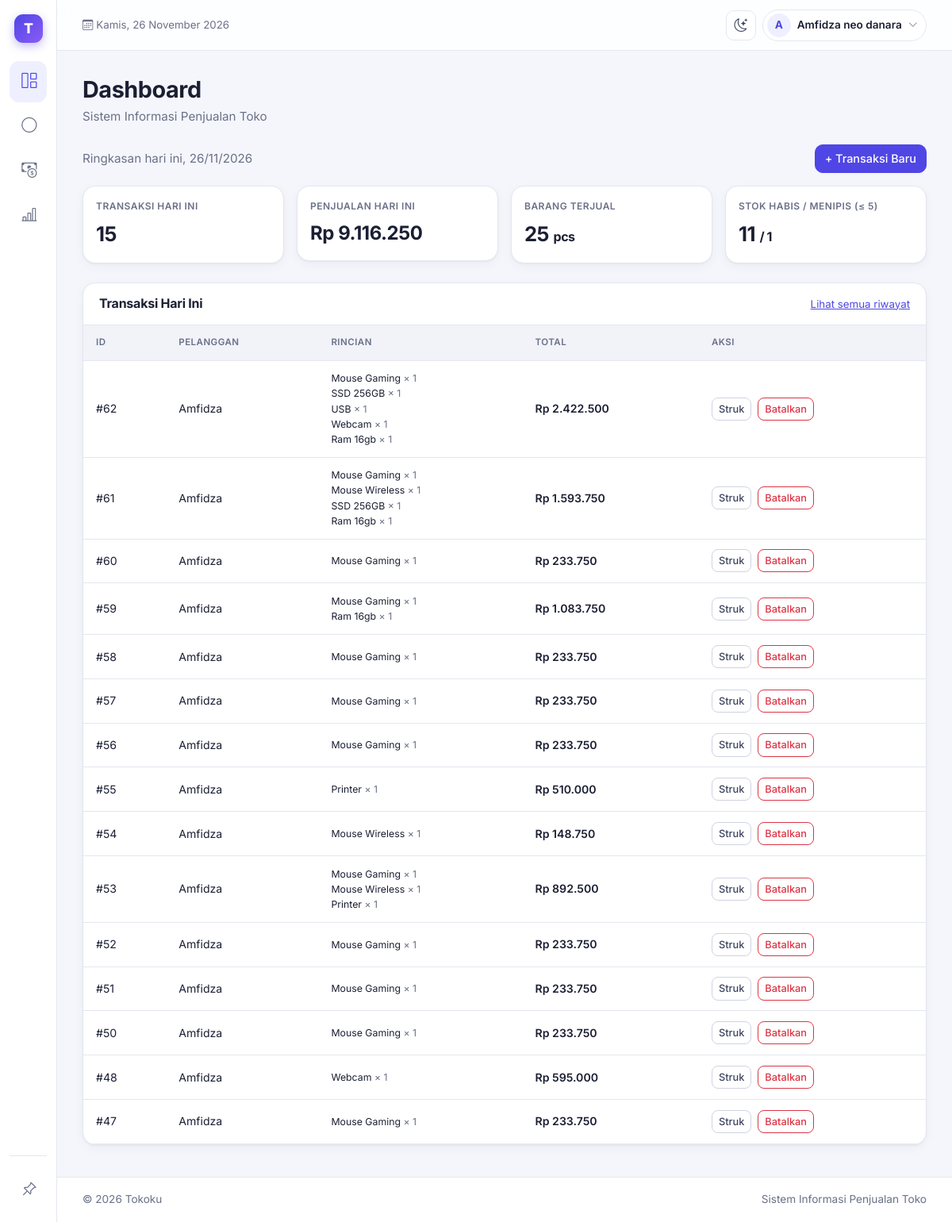
/tokoku/index.php?page=petugas (signed in), run on the app's committed database.
### tables this page shows
CREATE TABLE `tbl_user` (
  `id_user` int(11) NOT NULL,
  `username` varchar(30) NOT NULL,
  `password_hash` varchar(255) NOT NULL,
  `nama_lengkap` varchar(100) NOT NULL,
  `role` enum('admin','petugas','pelanggan') NOT NULL DEFAULT 'pelanggan',
  `id_pelanggan` int(11) DEFAULT NULL,
  `dibuat` timestamp NOT NULL DEFAULT current_timestamp()
);

CREATE TABLE `tbl_transaksi` (
  `id_transaksi` int(11) NOT NULL,
  `tanggal` date DEFAULT NULL,
  `id_pelanggan` int(11) DEFAULT NULL,
  `total_belanja` decimal(12,2) DEFAULT NULL,
  `metode_bayar` varchar(10) DEFAULT 'tunai',
  `gateway` varchar(20) DEFAULT NULL,
  `subtotal` decimal(12,2) DEFAULT NULL,
  `diskon_persen` decimal(5,2) NOT NULL DEFAULT 0.00,
  `diskon` decimal(12,2) NOT NULL DEFAULT 0.00,
  `id_member` int(11) DEFAULT NULL,
  `id_user` int(11) DEFAULT NULL,
  `poin_didapat` int(11) DEFAULT 0,
  `status_bayar` enum('lunas','menunggu','batal') NOT NULL DEFAULT 'lunas',
  `order_id_gateway` varchar(64) DEFAULT NULL,
  `referensi_gateway` varchar(500) DEFAULT NULL,
  `qr_data` text DEFAULT NULL,
  `kadaluarsa` datetime DEFAULT NULL,
  `bank_va` varchar(20) DEFAULT NULL,
  `no_va` varchar(64) DEFAULT NULL,
  `biller_code` varchar(20) DEFAULT NULL
);

CREATE TABLE `tbl_pelanggan` (
  `id_pelanggan` int(11) NOT NULL,
  `nama_pelanggan` varchar(100) DEFAULT NULL,
  `kota` varchar(50) DEFAULT NULL
);

CREATE TABLE `tbl_detail_transaksi` (
  `id_detail` int(11) NOT NULL,
  `id_transaksi` int(11) DEFAULT NULL,
  `id_produk` int(11) DEFAULT NULL,
  `nama_produk` varchar(100) DEFAULT NULL,
  `jumlah` int(11) DEFAULT NULL,
  `harga` decimal(12,2) DEFAULT NULL
);

### tokoku/index.php (called while the page is built, shortened)
<?php
require_once __DIR__ . '/config/database.php';
require_once __DIR__ . '/includes/functions.php';
require_once __DIR__ . '/includes/auth.php';
require_login($pdo);
$user = user_login();
$pages = array_intersect_key(
    semua_halaman(),
    array_flip(izin_halaman($user['role']))
);
$page = $_GET['page'] ?? '';
$pageTitle = $pages[$page];
require_once __DIR__ . '/includes/header.php';
require __DIR__ . '/pages/' . $page . '.php';
require_once __DIR__ . '/includes/footer.php';

### tokoku/includes/functions.php (called while the page is built, shortened)
<?php
function e($value)
{
    return htmlspecialchars((string) $value, ENT_QUOTES, 'UTF-8');
}
function rupiah($angka)
{
    return 'Rp ' . number_format((float) $angka, 0, ',', '.');
}

### tokoku/includes/auth.php (called while the page is built, shortened)
<?php
function semua_halaman()
{
    return [
        'dashboard' => 'Dashboard',
        'petugas' => 'Dashboard',
        'pelanggan' => 'Pelanggan',
        'member' => 'Member',
        'produk' => 'Produk',
        'transaksi' => 'Transaksi',
        'laporan' => 'Laporan Penjualan',
        'log' => 'Log Aktivitas',
        'belanja' => 'Belanja',
        'riwayat' => 'Riwayat Belanja',
        'user' => 'Kelola User'
    ];
}
function izin_halaman($role)
{
    $izin = [
        'admin' => ['dashboard', 'pelanggan', 'member', 'produk', 'transaksi', 'laporan', 'log', 'user'],
        'petugas' => ['petugas', 'transaksi', 'member', 'laporan'],
        'pelanggan' => ['belanja', 'riwayat']
    ];
    return $izin[$role] ?? [];
}
function user_login()
{
    return $_SESSION['user'] ?? null;
}
function require_login(PDO $pdo)
{
    $id = $_SESSION['user']['id_user'] ?? 0;
    $stmt = $pdo->prepare("
        SELECT id_user, username, nama_lengkap, role, id_pelanggan
        FROM tbl_user
        WHERE id_user = ?
    ");
    $stmt->execute([$id]);
}

### tokoku/pages/petugas.php (the view, shortened to what this page needs)
<?php
$hariIni = date('Y-m-d');
$stmt = $pdo->prepare("
    SELECT COUNT(*) AS jumlah, COALESCE(SUM(total_belanja), 0) AS total
    FROM tbl_transaksi
    WHERE tanggal = ?
");
$stmt->execute([$hariIni]);
$ringkas = $stmt->fetch();
$stmt = $pdo->prepare("
    SELECT COALESCE(SUM(d.jumlah), 0)
    FROM tbl_detail_transaksi d
    INNER JOIN tbl_transaksi t
        ON d.id_transaksi = t.id_transaksi
    WHERE t.tanggal = ?
");
$stmt->execute([$hariIni]);
$barangTerjual = $stmt->fetchColumn();
$stokHabis = $pdo->query(
    "SELECT COUNT(*) FROM tbl_produk WHERE stok = 0"
)->fetchColumn();
$stokMenipis = $pdo->query(
    "SELECT COUNT(*) FROM tbl_produk WHERE stok BETWEEN 1 AND 5"
)->fetchColumn();
$stmt = $pdo->prepare("
    SELECT
        t.id_transaksi,
        p.nama_pelanggan,
        t.total_belanja
    FROM tbl_transaksi t
    LEFT JOIN tbl_pelanggan p
        ON t.id_pelanggan = p.id_pelanggan
    WHERE t.tanggal = ?
    ORDER BY t.id_transaksi DESC
    LIMIT 20
");
$stmt->execute([$hariIni]);
$data = $stmt->fetchAll();
$rincian = [];
if ($data) {
    $ids = array_column($data, 'id_transaksi');
    $placeholder = implode(',', array_fill(0, count($ids), '?'));
    $stmt = $pdo->prepare("
        SELECT id_transaksi, nama_produk, jumlah
        FROM tbl_detail_transaksi
        WHERE id_transaksi IN ($placeholder)
        ORDER BY id_detail
    ");
    $stmt->execute($ids);
    foreach ($stmt->fetchAll() as $d) {
        $rincian[$d['id_transaksi']][] = $d;
    }
}
?>
<div class="d-flex justify-content-between align-items-center mb-3">
    <div class="text-secondary">
        Ringkasan hari ini, <?= e(date('d/m/Y')) ?>
    </div>
    <a href="index.php?page=transaksi" class="btn btn-dark">
        + Transaksi Baru
    </a>
</div>
<div class="row g-3 mb-4">
    <div class="col-md-6 col-lg-3">
        <div class="card p-3">
            <div class="stat-label">Transaksi Hari Ini</div>
            <div class="stat-value"><?= e($ringkas['jumlah']) ?></div>
        </div>
    </div>
    <div class="col-md-6 col-lg-3">
        <div class="card p-3">
            <div class="stat-label">Penjualan Hari Ini</div>
            <div class="stat-value fs-4"><?= rupiah($ringkas['total']) ?></div>
        </div>
    </div>
    <div class="col-md-6 col-lg-3">
        <div class="card p-3">
            <div class="stat-label">Barang Terjual</div>
            <div class="stat-value"><?= e($barangTerjual) ?> <small class="fs-6">pcs</small></div>
        </div>
    </div>
    <div class="col-md-6 col-lg-3">
        <div class="card p-3">
            <div class="stat-label">Stok Habis / Menipis (&le; 5)</div>
            <div class="stat-value">
                <?= e($stokHabis) ?> <small class="fs-6">/ <?= e($stokMenipis) ?></small>
            </div>
        </div>
    </div>
</div>
<div class="content-card">
    <div class="content-card-header d-flex justify-content-between align-items-center">
        <h5 class="fw-bold mb-0">Transaksi Hari Ini</h5>
        <a href="index.php?page=transaksi" class="small">
            Lihat semua riwayat
        </a>
    </div>
    <div class="table-responsive">
        <table class="table table-hover align-middle mb-0">
            <thead>
                <tr>
                    <th>ID</th>
                    <th>Pelanggan</th>
                    <th>Rincian</th>
                    <th>Total</th>
                    <th>Aksi</th>
                </tr>
            </thead>
            <tbody>
                <?php foreach ($data as $row): ?>
                    <tr>
                        <td>#<?= e($row['id_transaksi']) ?></td>
                        <td><?= e($row['nama_pelanggan'] ?? '-') ?></td>
                        <td>
                            <?php foreach ($rincian[$row['id_transaksi']] ?? [] as $item): ?>
                                <div class="small">
                                    <?= e($item['nama_produk']) ?>
                                    <span class="text-secondary">
                                        &times; <?= e($item['jumlah']) ?>
                                    </span>
                                </div>
                            <?php endforeach; ?>
                        </td>
                        <td class="fw-semibold">
                            <?= rupiah($row['total_belanja']) ?>
                        </td>
                        <td>
                            <div class="d-flex gap-2">
                                <a href="struk.php?id=<?= e($row['id_transaksi']) ?>"
                                   target="_blank"
                                   class="btn btn-sm btn-outline-dark">
                                    Struk
                                </a>
                                <form action="actions.php"
                                      method="POST"
                                      onsubmit="return confirm('Yakin ingin membatalkan transaksi ini? Stok produk akan dikembalikan.')">
                                    <button class="btn btn-sm btn-outline-danger">
                                        Batalkan
                                    </button>
                                </form>
                            </div>
                        </td>
                    </tr>
                <?php endforeach; ?>
            </tbody>
        </table>
    </div>
</div>

### tokoku/includes/header.php (shortened to what this page needs)
<?php
$ikonMenu = [
    'dashboard' => 'bi-grid-1x2',
    'petugas' => 'bi-grid-1x2',
    'pelanggan' => 'bi-people',
    'produk' => 'bi-box-seam',
    'transaksi' => 'bi-cash-coin',
    'laporan' => 'bi-bar-chart-line',
    'log' => 'bi-clock-history',
    'belanja' => 'bi-bag',
    'riwayat' => 'bi-receipt',
    'user' => 'bi-person-gear'
];
$inisial = mb_strtoupper(mb_substr(trim($user['nama_lengkap'] ?? ''), 0, 1));
$inisial = $inisial !== '' ? $inisial : '?';
$namaHari = ['Minggu', 'Senin', 'Selasa', 'Rabu', 'Kamis', 'Jumat', 'Sabtu'];
$namaBulan = [
    1 => 'Januari', 'Februari', 'Maret', 'April', 'Mei', 'Juni',
    'Juli', 'Agustus', 'September', 'Oktober', 'November', 'Desember'
];
$tanggalHariIni = $namaHari[(int) date('w')] . ', '
    . date('j') . ' ' . $namaBulan[(int) date('n')] . ' ' . date('Y');
?>
<!DOCTYPE html>
<html lang="id" data-bs-theme="light">
<head>
    <link href="https://cdn.jsdelivr.net/npm/bootstrap@5.3.3/dist/css/bootstrap.min.css" rel="stylesheet">
    <link href="https://cdn.jsdelivr.net/npm/bootstrap-icons@1.11.3/font/bootstrap-icons.min.css" rel="stylesheet">
    <link rel="stylesheet" href="assets/css/style.css">
</head>
<body data-page="<?= e($page) ?>">
<div class="app-shell">
    <aside class="sidebar" id="sidebar" aria-label="Menu utama">
        <a class="sidebar-brand" href="index.php">
            <span class="brand-icon">T</span>
        </a>
        <nav class="sidebar-nav">
            <?php foreach ($pages as $key => $label): ?>
                <a class="sidebar-link <?= $page === $key ? 'active' : '' ?>"
                   href="index.php?page=<?= e($key) ?>"
                   title="<?= e($label) ?>"
                   <?= $page === $key ? 'aria-current="page"' : '' ?>>
                    <i class="bi <?= e($ikonMenu[$key] ?? 'bi-circle') ?>"></i>
                </a>
            <?php endforeach; ?>
        </nav>
        <div class="sidebar-foot d-none d-lg-block">
            <button type="button"
                    class="sidebar-link"
                    data-sidebar-pin
                    aria-pressed="false">
                <i class="bi bi-pin-angle ikon-pin-off"></i>
            </button>
        </div>
    </aside>
    <div class="app-content">
        <header class="topbar">
            <span class="text-secondary small d-none d-lg-inline">
                <i class="bi bi-calendar3 me-1"></i><?= e($tanggalHariIni) ?>
            </span>
            <div class="ms-auto d-flex align-items-center gap-2">
                <button type="button"
                        class="btn-ikon"
                        data-tema-toggle
                        aria-label="Ganti tema"
                        title="Ganti tema">
                    <i class="bi bi-moon-stars ikon-gelap"></i>
                </button>
                <div class="dropdown">
                    <button type="button"
                            class="btn-user"
                            data-bs-toggle="dropdown"
                            aria-expanded="false"
                            aria-label="Menu akun">
                        <span class="avatar"><?= e($inisial) ?></span>
                        <span class="d-none d-sm-inline"><?= e($user['nama_lengkap']) ?></span>
                        <i class="bi bi-chevron-down small text-secondary"></i>
                    </button>
                </div>
            </div>
        </header>
        <main class="app-main">
            <div class="page-header mb-4">
                <h3 class="fw-bold mb-1"><?= e($pageTitle) ?></h3>
                <p class="text-secondary mb-0">
                    Sistem Informasi Penjualan Toko
                </p>
            </div>

### data on the page
tbl_user: nama_lengkap "A", nama_lengkap "Amfidza neo danara", role "Dashboard"
tbl_transaksi: id_transaksi "62", id_pelanggan.nama_pelanggan "Amfidza", total_belanja "Rp 2.422.500"
tbl_detail_transaksi: nama_produk "Mouse Gaming", jumlah "1"
tbl_detail_transaksi: nama_produk "SSD 256GB", jumlah "1"
tbl_detail_transaksi: nama_produk "USB", jumlah "1"
tbl_detail_transaksi: nama_produk "Webcam", jumlah "1"
tbl_detail_transaksi: nama_produk "Ram 16gb", jumlah "1"
tbl_transaksi: id_transaksi "61", id_pelanggan.nama_pelanggan "Amfidza", total_belanja "Rp 1.593.750"
tbl_detail_transaksi: nama_produk "Mouse Gaming", jumlah "1"
tbl_detail_transaksi: nama_produk "Mouse Wireless", jumlah "1"
tbl_detail_transaksi: nama_produk "SSD 256GB", jumlah "1"
tbl_detail_transaksi: nama_produk "Ram 16gb", jumlah "1"
tbl_transaksi: id_transaksi "60", id_pelanggan.nama_pelanggan "Amfidza", total_belanja "Rp 233.750"
tbl_detail_transaksi: nama_produk "Mouse Gaming", jumlah "1"
tbl_transaksi: id_transaksi "59", id_pelanggan.nama_pelanggan "Amfidza", total_belanja "Rp 1.083.750"
tbl_detail_transaksi: nama_produk "Mouse Gaming", jumlah "1"
tbl_detail_transaksi: nama_produk "Ram 16gb", jumlah "1"
tbl_transaksi: id_transaksi "58", id_pelanggan.nama_pelanggan "Amfidza", total_belanja "Rp 233.750"
tbl_detail_transaksi: nama_produk "Mouse Gaming", jumlah "1"
tbl_transaksi: id_transaksi "57", id_pelanggan.nama_pelanggan "Amfidza", total_belanja "Rp 233.750"
tbl_detail_transaksi: nama_produk "Mouse Gaming", jumlah "1"
tbl_transaksi: id_transaksi "56", id_pelanggan.nama_pelanggan "Amfidza", total_belanja "Rp 233.750"
tbl_detail_transaksi: nama_produk "Mouse Gaming", jumlah "1"
tbl_transaksi: id_transaksi "55", id_pelanggan.nama_pelanggan "Amfidza", total_belanja "Rp 510.000"
tbl_detail_transaksi: nama_produk "Printer", jumlah "1"
tbl_transaksi: id_transaksi "54", id_pelanggan.nama_pelanggan "Amfidza", total_belanja "Rp 148.750"
tbl_detail_transaksi: nama_produk "Mouse Wireless", jumlah "1"
tbl_transaksi: id_transaksi "53", id_pelanggan.nama_pelanggan "Amfidza", total_belanja "Rp 892.500"
tbl_detail_transaksi: nama_produk "Mouse Gaming", jumlah "1"
tbl_detail_transaksi: nama_produk "Mouse Wireless", jumlah "1"
tbl_detail_transaksi: nama_produk "Printer", jumlah "1"
tbl_transaksi: id_transaksi "52", id_pelanggan.nama_pelanggan "Amfidza", total_belanja "Rp 233.750"
tbl_detail_transaksi: nama_produk "Mouse Gaming", jumlah "1"
tbl_transaksi: id_transaksi "51", id_pelanggan.nama_pelanggan "Amfidza", total_belanja "Rp 233.750"
tbl_detail_transaksi: nama_produk "Mouse Gaming", jumlah "1"
tbl_transaksi: id_transaksi "50", id_pelanggan.nama_pelanggan "Amfidza", total_belanja "Rp 233.750"
tbl_detail_transaksi: nama_produk "Mouse Gaming", jumlah "1"
tbl_transaksi: id_transaksi "48", id_pelanggan.nama_pelanggan "Amfidza", total_belanja "Rp 595.000"
tbl_detail_transaksi: nama_produk "Webcam", jumlah "1"
tbl_transaksi: id_transaksi "47", id_pelanggan.nama_pelanggan "Amfidza", total_belanja "Rp 233.750"
tbl_detail_transaksi: nama_produk "Mouse Gaming", jumlah "1"

### other printed values
$ringkas['jumlah'] "15"
rupiah($ringkas['total']) "Rp 9.116.250"
$barangTerjual "25"
$stokHabis "11"
$stokMenipis "1"
